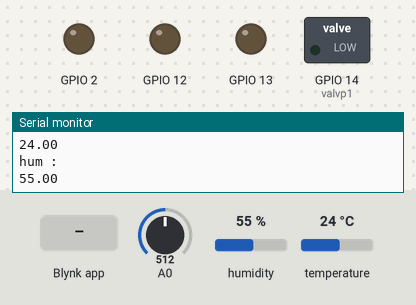
Bench run of a sketch on a simulated ESP8266 (NodeMCU). On the bench: switched loads named in the sketch (green lamp = pin HIGH), output pins drawn as LEDs (lit = HIGH), the last lines printed to the serial monitor. Inputs (shaded band) come from the test bench; at power-on: A0 = 512, humidity 55 %, temperature 24 °C. WiFi joins after 1.5 s; servers stay silent unless stated.

Above: at 3.5 s.
3.6 s: Blynk app writes 1 to V0
At 4.8 s:
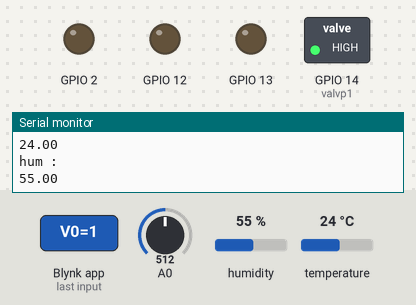
5.1 s: Blynk app writes 0 to V0
At 6.1 s:
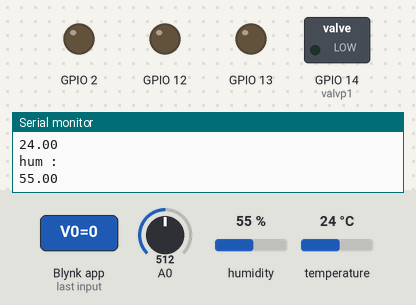
6.6 s: Blynk app writes 200 to V0
At 7.2 s:
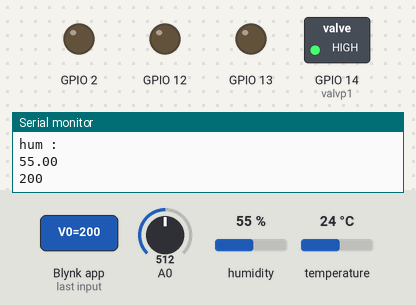
Timing chart, 0 to 9.6 s (numbered marks = the images above; inputs shaded):
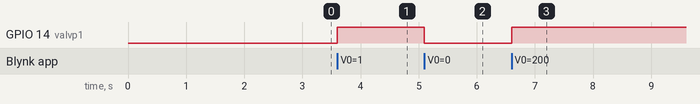

Measured:
- after the input at 3.6 s, GPIO 14 (valvp1): LOW → HIGH at once
- after the input at 5.1 s, GPIO 14 (valvp1): HIGH → LOW at once
- after the input at 6.6 s, GPIO 14 (valvp1): LOW → HIGH at once

The sketch:

project-med2.ino
```cpp
//Mohamed Helal
/*************************************************************

  This is a simple demo of sending and receiving some data.
  Be sure to check out other examples!
 *************************************************************/

/* Fill-in information from Blynk Device Info here */
#define BLYNK_TEMPLATE_ID "TMPLunPhMhke"
#define BLYNK_TEMPLATE_NAME "Quickstart Template"
#define BLYNK_AUTH_TOKEN "3zs_0x7TiSaUJo9jaaJT8kvo0YtyRtuV"
//Ce programme est réalisé par Lassaad AKROUT
/* Comment this out to disable prints and save space */
#define BLYNK_PRINT Serial
#include <ESP8266WiFi.h>
#include <BlynkSimpleEsp8266.h>
#include <DHT.h>
// Your WiFi credentials.
// Set password to "" for open networks.
char ssid[] = "med";
char pass[] = "123456789";
int valvp1 = 14;


#define DHTPIN 5          // What digital pin we're connected to

// Uncomment whatever type you're using!
#define DHTTYPE DHT11     // DHT 11
DHT dht(DHTPIN, DHTTYPE);


BlynkTimer timer;
/*
// This function is called every time the device is connected to the Blynk.Cloud
BLYNK_CONNECTED()
{
  // Change Web Link Button message to "Congratulations!"
  Blynk.setProperty(V3, "offImageUrl", "https://static-image.nyc3.cdn.digitaloceanspaces.com/general/fte/congratulations.png");
  Blynk.setProperty(V3, "onImageUrl",  "https://static-image.nyc3.cdn.digitaloceanspaces.com/general/fte/congratulations_pressed.png");
  Blynk.setProperty(V3, "url", "https://docs.blynk.io/en/getting-started/what-do-i-need-to-blynk/how-quickstart-device-was-made");
}*/

// This function sends Arduino's uptime every second to Virtual Pin 2.
void connect()
{
  WiFi.begin(ssid, pass);             // Connect to the network
  Serial.print("Connecting to ");
  Serial.print(ssid); Serial.println(" ...");

  while (WiFi.status() != WL_CONNECTED) { // Wait for the Wi-Fi to connect
    delay(1000);
    Serial.print(".");
  }
  Serial.println('\n');
  Serial.println("Connection established!");
}
void myTimerEvent()
{
  // You can send any value at any time.
  // Please don't send more that 10 values per second.
  Blynk.virtualWrite(V7, millis() / 1000);
}

BLYNK_WRITE(V0)
{
  int Led2 = param.asInt(); // assigning incoming value from pin V1 to a variable
  Serial.println(Led2);
  digitalWrite(valvp1, Led2);
}
/*
BLYNK_WRITE(V1)
{
  int ev1 = param.asInt(); // assigning incoming value from pin V1 to a variable
  digitalWrite(12, ev1);
}

BLYNK_WRITE(V2)
{
  int ev2 = param.asInt(); // assigning incoming value from pin V1 to a variable
  digitalWrite(13, ev2);
}

BLYNK_WRITE(V3)
{
  int ev3 = param.asInt(); // assigning incoming value from pin V1 to a variable
  digitalWrite(14, ev3);
}
*/
void sendSensor()
{
  float h = dht.readHumidity();
  float t = dht.readTemperature(); // or dht.readTemperature(true) for Fahrenheit

  if (isnan(h) || isnan(t)) {
    Serial.println("Failed to read from DHT sensor!");
    return;
  }
  Serial.println("temp : ");
  Serial.println(t);
  Serial.println("hum : ");
  Serial.println(h);
  // You can send any value at any time.
  // Please don't send more that 10 values per second.
  Blynk.virtualWrite(V5, t);
  Blynk.virtualWrite(V6, h);
}

void SoilSensor()
{
  float s = analogRead(A0);

  Blynk.virtualWrite(V7, s);

}

void setup()
{
  // Debug console
  Serial.begin(115200);
  connect();
  pinMode(2, OUTPUT);
  pinMode(12, OUTPUT);
  pinMode(13, OUTPUT);
  pinMode(14, OUTPUT);

  Blynk.begin(BLYNK_AUTH_TOKEN, ssid, pass);

  // You can also specify server:
  //Blynk.begin(BLYNK_AUTH_TOKEN, ssid, pass, "blynk.cloud", 80);
  //Blynk.begin(BLYNK_AUTH_TOKEN, ssid, pass, IPAddress(192,168,1,100), 8080);
   dht.begin();
  // Setup a function to be called every second
  timer.setInterval(1000L, sendSensor);
  timer.setInterval(1000L, myTimerEvent);
  timer.setInterval(1000L , SoilSensor);
}

void loop()
{
  Blynk.run();
  timer.run();
  // You can inject your own code or combine it with other sketches.
  // Check other examples on how to communicate with Blynk. Remember
  // to avoid delay() function!
}
```
